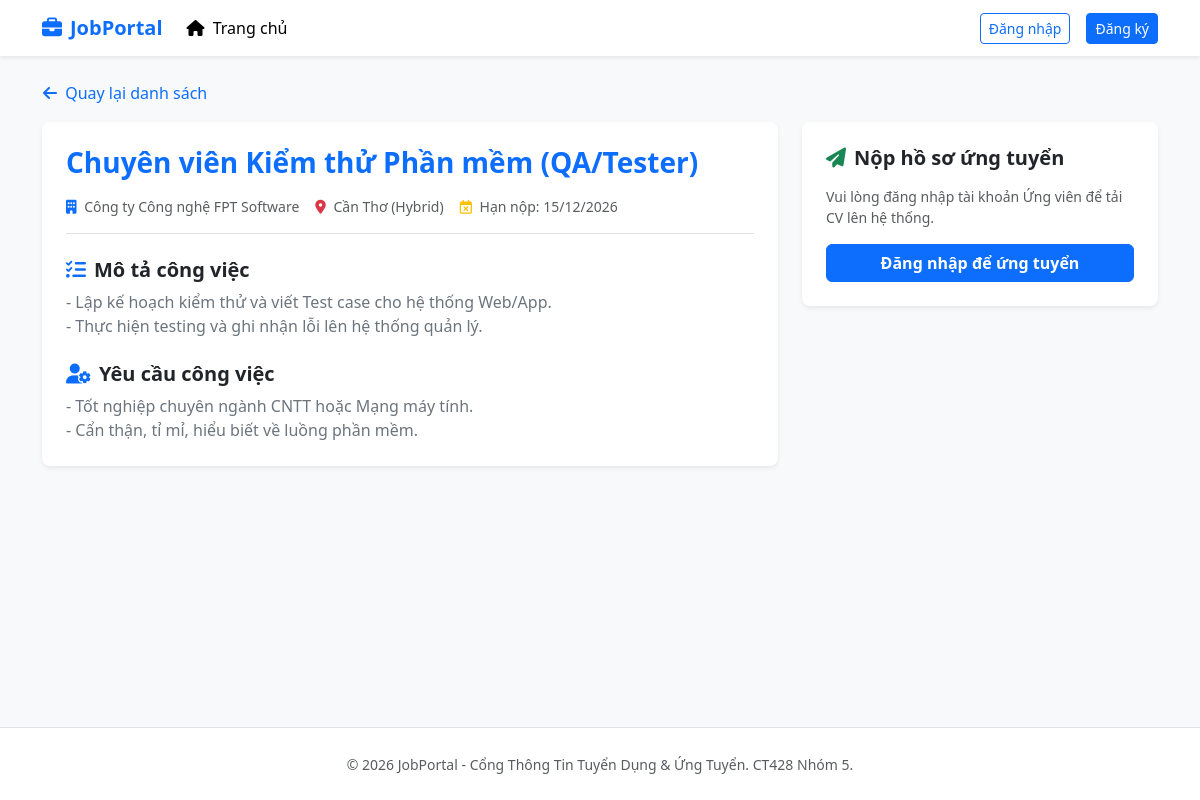
Screenshot of /candidate/job-detail.php?id=2 with the database file from the repository.
### tables this page shows
CREATE TABLE `tintuyendung` (
  `id` int(11) NOT NULL,
  `tieu_de` varchar(255) NOT NULL,
  `mo_ta` text NOT NULL,
  `yeu_cau` text NOT NULL,
  `dia_diem` varchar(255) NOT NULL,
  `han_nop` date NOT NULL,
  `id_nha_tuyen_dung` int(11) NOT NULL,
  `created_at` timestamp NOT NULL DEFAULT current_timestamp()
);

CREATE TABLE `nguoidung` (
  `id` int(11) NOT NULL,
  `ho_ten` varchar(255) NOT NULL,
  `email` varchar(255) NOT NULL,
  `mat_khau` varchar(255) NOT NULL,
  `vai_tro` enum('ung_vien','nha_tuyen_dung') NOT NULL,
  `sdt` varchar(20) DEFAULT NULL,
  `created_at` timestamp NOT NULL DEFAULT current_timestamp()
);

### candidate/job-detail.php (the view, shortened to what this page needs)
<?php
require_once '../config/database.php';
$id = $_GET['id'] ?? 0;
$stmt = $conn->prepare("SELECT t.*, u.ho_ten AS ten_nha_tuyen_dung, u.email FROM TinTuyenDung t JOIN NguoiDung u ON t.id_nha_tuyen_dung = u.id WHERE t.id = ?");
$stmt->bind_param("i", $id);
$stmt->execute();
$job = $stmt->get_result()->fetch_assoc();
?>
<div class="container py-4">
    <a href="index.php" class="btn btn-link text-decoration-none p-0 mb-3"><i class="fa-solid fa-arrow-left me-1"></i> Quay lại danh sách</a>
    <div class="row g-4">
        <div class="col-lg-8">
            <div class="card border-0 shadow-sm p-4 rounded-3 mb-4">
                <h3 class="fw-bold text-primary mb-3"><?= htmlspecialchars($job['tieu_de']) ?></h3>
                <div class="d-flex flex-wrap gap-3 pb-3 border-bottom mb-4 text-muted small">
                    <div><i class="fa-solid fa-building text-primary me-1"></i> <?= htmlspecialchars($job['ten_nha_tuyen_dung']) ?></div>
                    <div><i class="fa-solid fa-location-dot text-danger me-1"></i> <?= htmlspecialchars($job['dia_diem']) ?></div>
                    <div><i class="fa-regular fa-calendar-xmark text-warning me-1"></i> Hạn nộp: <?= date('d/m/Y', strtotime($job['han_nop'])) ?></div>
                </div>
                <h5 class="fw-bold mb-2"><i class="fa-solid fa-list-check me-2 text-primary"></i>Mô tả công việc</h5>
                <p class="text-secondary mb-4"><?= nl2br(htmlspecialchars($job['mo_ta'])) ?></p>
                <h5 class="fw-bold mb-2"><i class="fa-solid fa-user-gear me-2 text-primary"></i>Yêu cầu công việc</h5>
                <p class="text-secondary mb-0"><?= nl2br(htmlspecialchars($job['yeu_cau'])) ?></p>
            </div>
        </div>
        <div class="col-lg-4">
            <div class="card border-0 shadow-sm p-4 rounded-3 sticky-top" style="top:90px;">
                <h5 class="fw-bold mb-3"><i class="fa-solid fa-paper-plane me-2 text-success"></i>Nộp hồ sơ ứng tuyển</h5>
                <?php if (isLoggedIn()): ?>
                    <?php if (getRole() === 'ung_vien'): ?>
                        <form method="POST" enctype="multipart/form-data">
                            <div class="mb-3">
                                <label class="form-label small fw-semibold">Tải CV của bạn (.pdf, .docx):</label>
                                <input type="file" name="cv_file" class="form-control" accept=".pdf,.doc,.docx" required>
                            </div>
                            <button type="submit" class="btn btn-success w-100 py-2 fw-semibold">
                                <i class="fa-solid fa-upload me-1"></i> Gửi hồ sơ ngay
                            </button>
                        </form>
                    <?php else: ?>
                        <div class="alert alert-info mb-0 small">
                            <i class="fa-solid fa-circle-info me-1"></i> Bạn đang đăng nhập tài khoản <strong>Nhà tuyển dụng</strong> nên không thể ứng tuyển.
                        </div>
                    <?php endif; ?>
                <?php else: ?>
                    <p class="text-muted small mb-3">Vui lòng đăng nhập tài khoản Ứng viên để tải CV lên hệ thống.</p>
                    <a href="login.php" class="btn btn-primary w-100 fw-semibold">Đăng nhập để ứng tuyển</a>
                <?php endif; ?>
            </div>
        </div>
    </div>
</div>

### config/database.php (style rules this page uses)
body { background-color: #f8f9fa; font-family: 'Segoe UI', Tahoma, Geneva, Verdana, sans-serif; }

### rows the page displays
tintuyendung: tieu_de "Chuyên viên Kiểm thử Phần mềm (QA/Tester)", id_nha_tuyen_dung.ho_ten "Công ty Công nghệ FPT Software", dia_diem "Cần Thơ (Hybrid)", han_nop "15/12/2026", mo_ta "- Lập kế hoạch kiểm thử và viết Test case cho hệ thống Web/App. - Thực hiện testing và ghi nhận lỗi lên hệ thống quản lý.", yeu_cau "- Tốt nghiệp chuyên ngành CNTT hoặc Mạng máy tính. - Cẩn thận, tỉ mỉ, hiểu biết về luồng phần mềm."
